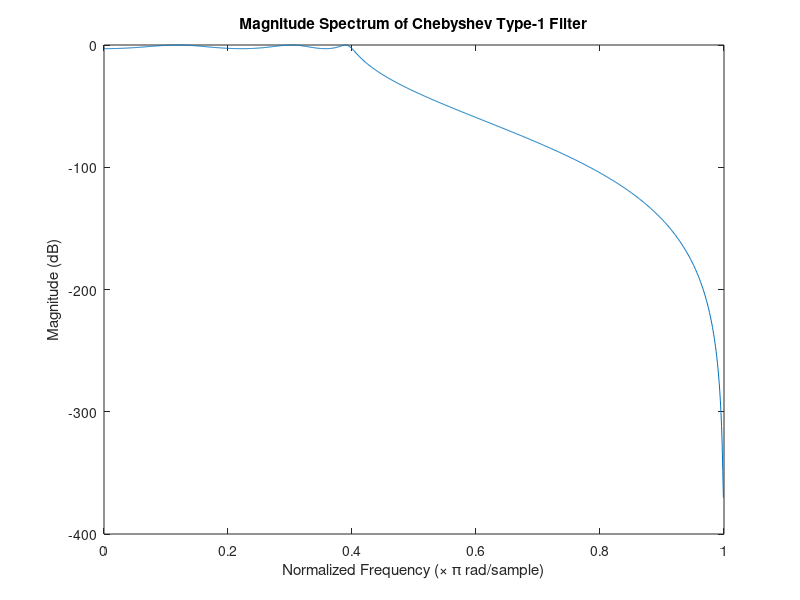
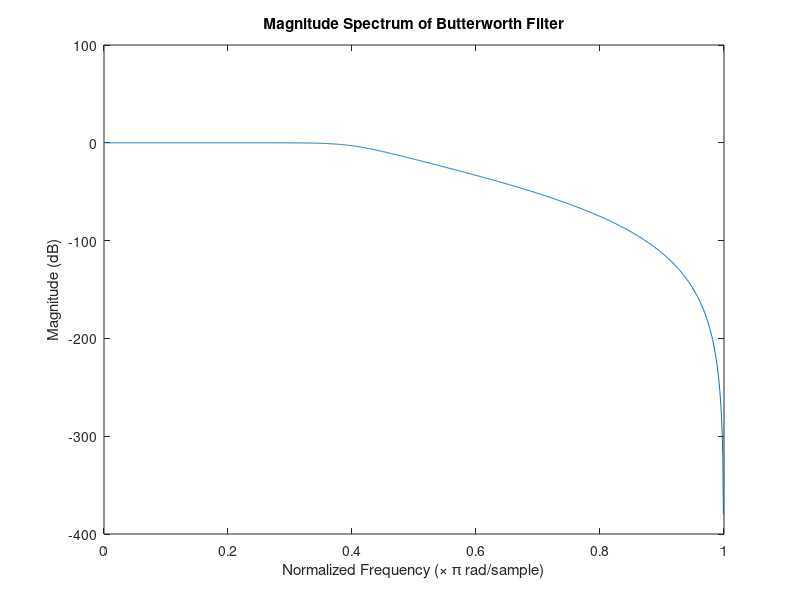
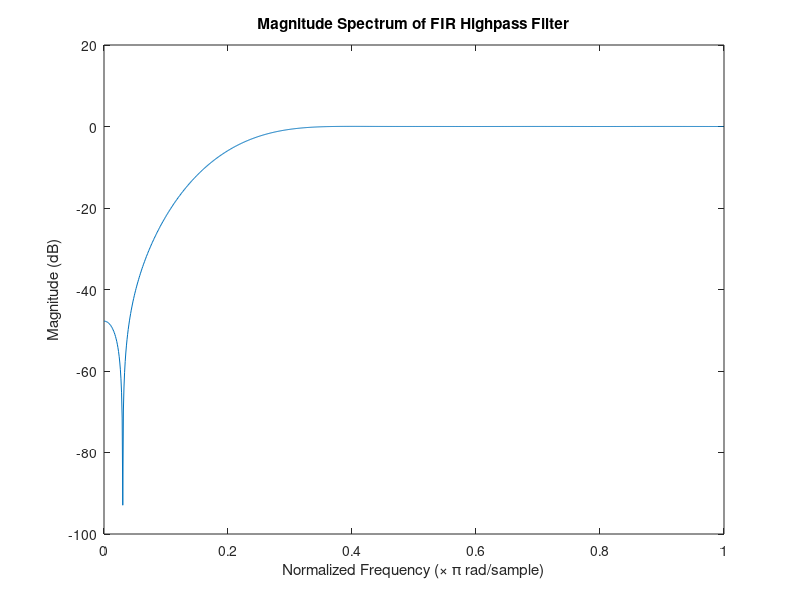
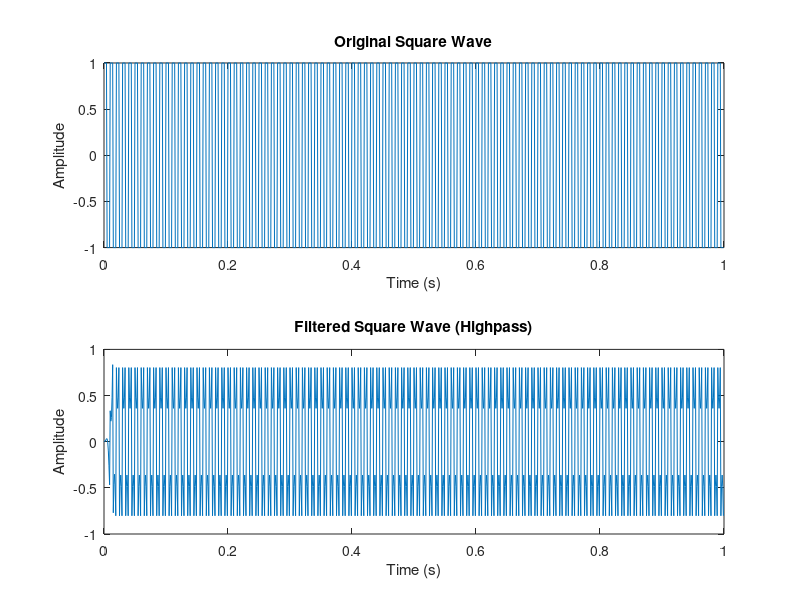

These figures' MATLAB source, in order:
% Specifications
order = 6;
ripple = 3; % 3 dB passband ripple
Wp = 0.4; % Normalized cutoff frequency (half the sampling rate)

% Generate the Chebyshev Type-1 filter
[b_cheby1, a_cheby1] = cheby1(order, ripple, Wp);

% Frequency response
[H_cheby1, w_cheby1] = freqz(b_cheby1, a_cheby1, 1024, 'half');

% Plot magnitude spectrum
figure;
plot(w_cheby1/pi, 20*log10(abs(H_cheby1)));
title('Magnitude Spectrum of Chebyshev Type-1 Filter');
xlabel('Normalized Frequency (\times \pi rad/sample)');
ylabel('Magnitude (dB)');

% Generate the Butterworth filter
[b_butter, a_butter] = butter(order, Wp);

% Frequency response
[H_butter, w_butter] = freqz(b_butter, a_butter, 1024, 'half');

% Plot magnitude spectrum
figure;
plot(w_butter/pi, 20*log10(abs(H_butter)));
title('Magnitude Spectrum of Butterworth Filter');
xlabel('Normalized Frequency (\times \pi rad/sample)');
ylabel('Magnitude (dB)');

% Filter specifications
hp_order = 20; % Highpass filter order
hp_cutoff = 0.2; % Highpass filter cutoff frequency (normalized)

% Generate FIR highpass filter
b_fir_hp = fir1(hp_order, hp_cutoff, 'high');

% Frequency response of the FIR filter
[H_fir_hp, w_fir_hp] = freqz(b_fir_hp, 1, 1024, 'half');

% Plot magnitude spectrum of FIR filter
figure;
plot(w_fir_hp/pi, 20*log10(abs(H_fir_hp)));
title('Magnitude Spectrum of FIR Highpass Filter');
xlabel('Normalized Frequency (\times \pi rad/sample)');
ylabel('Magnitude (dB)');

% Generate square wave
Fs = 1000; % Sampling frequency
t = 0:1/Fs:1-1/Fs; % Time vector
f_square = 100; % Frequency of square wave
x_square = square(2*pi*f_square*t);

% Filter the square wave
y_square_filtered = filter(b_fir_hp, 1, x_square);

% Plot original and filtered square wave
figure;
subplot(2,1,1);
plot(t, x_square);
title('Original Square Wave');
xlabel('Time (s)');
ylabel('Amplitude');

subplot(2,1,2);
plot(t, y_square_filtered);
title('Filtered Square Wave (Highpass)');
xlabel('Time (s)');
ylabel('Amplitude');

%% THEY ARE IIF INDEFINITE IMPULSE RESPONSE :  because they can respond indefinitely to a finite input, a characteristic due to their recursive nature.



